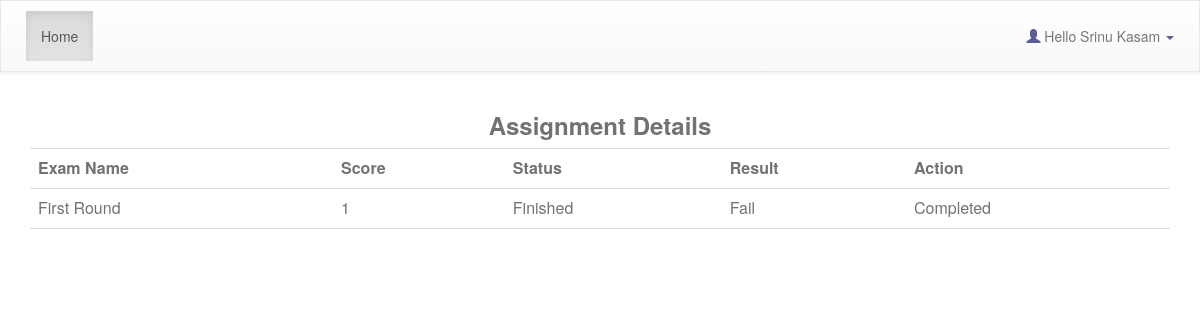
Screenshot of / (signed in) with the database file from the repository.
### users/models.py (models this page shows)
class User(AbstractBaseUser,PermissionsMixin):
	gender_choices = (
        ('male','Male'),
        ('female','Female'),
        ('others','Others'),
        )
	email = models.EmailField(verbose_name='email address',max_length=255,unique=True,)
	first_name = models.CharField(max_length=30)
	last_name = models.CharField(max_length=30)
	gender = models.CharField(max_length=5,choices=gender_choices,default='male')
	phone_regex = RegexValidator(regex=r'^(0|91)?[789][0-9]{9}$', message="Enter valid phone number")
	mobile = models.CharField(max_length=13,validators=[phone_regex])
	date_of_birth = models.DateField(blank=True,null=True)
	date_joined = models.DateTimeField('date joined',default=datetime.now)
	is_active=models.BooleanField(default=True)
	is_staff=models.BooleanField(default=False)
	is_admin=models.BooleanField(default=False)
	username=models.CharField(max_length=255,blank=True,null=True)
	objects=UserManager()
	USERNAME_FIELD = 'email'
	REQUIRED_FIELDS = []
	def __str__(self):
		return self.first_name+" "+self.last_name

### exam/models.py (models this page shows, shortened)
class Assignment(models.Model):
    PENDING = 'pending'
    ABORTED = 'aborted'
    FINISHED = 'finished'
    TIMEOUT = 'timeout'
    PASS = 'pass'
    FAIL = 'fail'
    STATUS_CHOICE = (
        (PENDING,'Pending'),
        (ABORTED,'Aborted'),
        (FINISHED,'Finished'),
        (TIMEOUT,'Timeout'),
        )
    EXAM_CHOICE= (
        (PASS,'Pass'),
        (FAIL,'Fail'),
        )
    user = models.ForeignKey(settings.AUTH_USER_MODEL,on_delete=models.CASCADE)
    exam = models.ForeignKey(Exam,on_delete=models.CASCADE)
    score = models.IntegerField(default=0)
    status = models.CharField(max_length=10,choices=STATUS_CHOICE,default=PENDING)
    exam_status = models.CharField(max_length=10,choices=EXAM_CHOICE,default=None,blank=True,null=True)
    name_slug = models.CharField(max_length=50,blank=True,null=True)
    attempts = models.ManyToManyField(Attempt,blank=True)
    duration = models.FloatField(help_text='Duration in seconds')

class Exam(models.Model):
    name = models.CharField(max_length=100,blank = False,unique=True)
    name_slug = models.CharField(max_length=100)
    question_paper = models.ManyToManyField(Question)
    def __str__(self):
        return self.name

### exam/views.py (the view)
# urls.py: path('', views.index , name='index'),
def index(request):
	user=request.user
	if not user.is_active:
		return redirect('exam:login-user')
	elif user.is_active and user.groups.filter(name='applicant'):
		assign=Assignment.objects.filter(user=user)
		return render(request,'exam/applicant_home.html',{'user':user,'assignments':assign})
	elif user.is_active and user.groups.filter(name='company_admin'):
		return render(request,'exam/admin_home.html',{'user':user})
	else:
		return render(request,'exam/invalid_access.html')

### exam/templates/exam/applicant_home.html (shortened to what this page needs)
{% extends 'exam/applicant-base.html' %}
 {% block content %}
<h3 id="menu_heading">Assignment Details</h3>
 {% if assignments %}
<table class="table">
    <tr>
        <th>
            Exam Name
        </th>
        <th>
            Score
        </th>
        <th>
            Status
        </th>
        <th>
            Result
        </th>
        <th>
            Action
        </th>
    </tr>
    {% for assignment in assignments %}
    <tr>
        <td>{{ assignment.exam }}</td>
        <td>{{ assignment.score }}</td>
        <td>{{ assignment.get_status_display }}</td>
        <td>{{ assignment.get_exam_status_display|default_if_none:"---" }}</td>
        {% if assignment.status == 'pending' and not assignment.attempts.exists %}
       <td><button class="btn btn-info exam_action" data-assignment-id="{{ assignment.id }}" data-exam-name-slug="{{ assignment.exam.name_slug }}" >Write Exam</button></td>
        {% elif assignment.status == 'pending' and assignment.attempts.exists %}
       <td><button class="btn btn-info exam_action" data-assignment-id="{{ assignment.id }}" data-exam-name-slug="{{ assignment.exam.name_slug }}">Continue</button></td>
        {% else %}
        <td>Completed</td>
        {% endif %}
    </tr>
    {% endfor %} {% else %}
    <h4 id="menu_heading">No Assignments are available</h4> {% endif %}
</table>
{% endblock %}

### exam/templates/exam/applicant-base.html (shortened to what this page needs)
{% load staticfiles %}
{% load static %}
<html>
<head>
        <link rel="stylesheet" type="text/css" href="//maxcdn.bootstrapcdn.com/bootstrap/3.2.0/css/bootstrap.min.css">
        <link rel="stylesheet" type="text/css" href="//maxcdn.bootstrapcdn.com/bootstrap/3.2.0/css/bootstrap-theme.min.css">
        <link rel="stylesheet" type="text/css" href="{% static 'style.css' %}">
      <link rel="stylesheet" href="https://cdnjs.cloudflare.com/ajax/libs/bootstrap-select/1.12.4/css/bootstrap-select.min.css">
 </head>
 <body>
<link rel="stylesheet" type="text/css" href="https://code.jquery.com/jquery-3.1.0.min.js">
<nav class="navbar navbar-default">
  <div class="container-fluid">
    <ul class="nav navbar-nav">
      <li class="active"><a href="{% url 'exam:index' %}">Home</a></li>
    </ul>
    <ul class="nav navbar-nav navbar-right">
    	<li class="dropdown">
   <a class="dropdown-toggle" data-toggle="dropdown" href="#"><span class="glyphicon glyphicon-user"></span> Hello {{ request.user }} <span class="caret"></span></a>
      </li>
    </ul>
  </div>
</nav>
<div class="container" id="ajaxbody">
{% block content %}
{% endblock %}
</div>
</body>

### static/style.css (style rules this page uses)
body { background-repeat: no-repeat; color:#727272; }
.navbar { border-radius: 0; padding:10px; }
table { padding: 20px; }
tr:last-child { border-bottom:1px solid #dadada; }
.container { border:1px; }
span { color: #5d5d96; }
#menu_heading { text-align:center; font-weight: bold; }

### rows the page displays
User: user "Srinu Kasam"
Assignment: exam "First Round", score "1", status "Finished", exam_status "Fail", shows "Completed"
